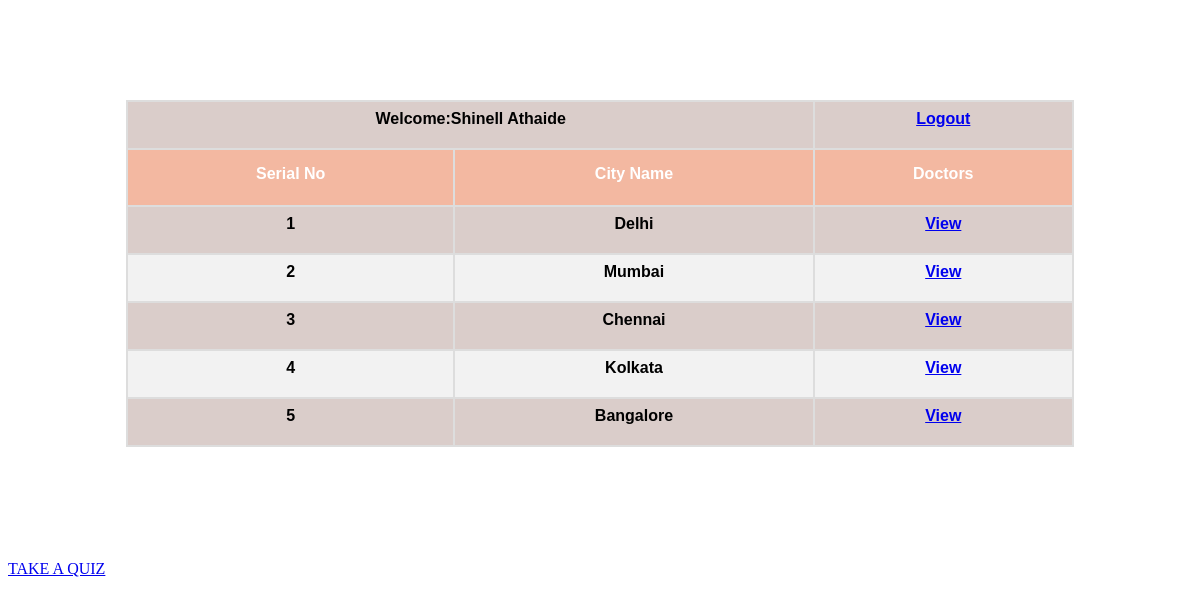
The page /ishaan.php (signed in) on the database its author committed.
### tables this page shows
CREATE TABLE `cities` (
  `SNo` int(20) NOT NULL,
  `Country` varchar(200) NOT NULL,
  `City` varchar(500) NOT NULL,
  `Date` date NOT NULL
);

### ishaan.php (the view, shortened to what this page needs)
<?php
if(isset($_SESSION['login_user']))
  {
    $con=mysqli_connect("localhost","root","","mentalhealthsystem");
    $query=mysqli_query($con,"Select * from cities");
       ?>
<!DOCTYPE html>
<html>
<head>
</head>
<body>
   <table id="customers" width="500" border="1" cellpadding="10" cellspacing="0" align="center">
    <tr>
        <td colspan ="2" align="left">Welcome:<?php echo $_SESSION['login_user'];?></td>
        <td colspan="2" align="right"> <a href="index.html">Logout</a>
       </td>
      </tr>
      <tr>
        <th>Serial No</th>
        <th>City Name</th>
        <th>Doctors</th>
       </tr>
       <?php
        $sr=1;
        while($fetchdata=mysqli_fetch_assoc($query))
        {
          ?>
            <tr>
              <td><?php echo $sr;?></td>
              <td><?php echo $fetchdata['City'];?></td>
              <td>
                 <a href="viewdoc.php?cid=<?php echo $fetchdata['SNo'];?>">View</a>
            </td>
            </tr>
            <?php $sr++;}?>
</table>
<div class="quiz">
<a href = 'quiz1.html'>
    TAKE A QUIZ</a></div>
</body>
</html>
<?php
}
else
{
  header('location:userlogin.html');
}
?>

### ishaan.php (style rules this page uses)
body { background-image: url("https://images.pexels.com/photos/33834/landscape-shore-sunset-clouds.jpg?auto=compress&cs=tinysrgb&dpr=1&w=500"); background-size:cover; }
#customers { text-decoration: none; font-family: "Trebuchet MS", Arial, Helvetica, sans-serif; border-collapse: collapse; margin-top:100px; width: 80%; height: 80%; }
#customers td, #customers th { text-align: center; border: 2px solid #ddd; font-weight: bold; padding: 8px; padding-bottom: 20px; }
#customers tr:nth-child(even) { background-color: #f2f2f2; }
#customers tr:nth-child(odd) { background-color: #DACDCA; }
#customers th { padding-top: 15px; padding-bottom: 22px; text-align: center; background-color: #F3B8A1 ; color: white; }
.quiz { position: absolute; top: 70%; }

### rows shown on the page
cities: City "Delhi"
cities: City "Mumbai"
cities: City "Chennai"
cities: City "Kolkata"
cities: City "Bangalore"

### other values the page prints
$_SESSION['login_user'] "Shinell Athaide"
